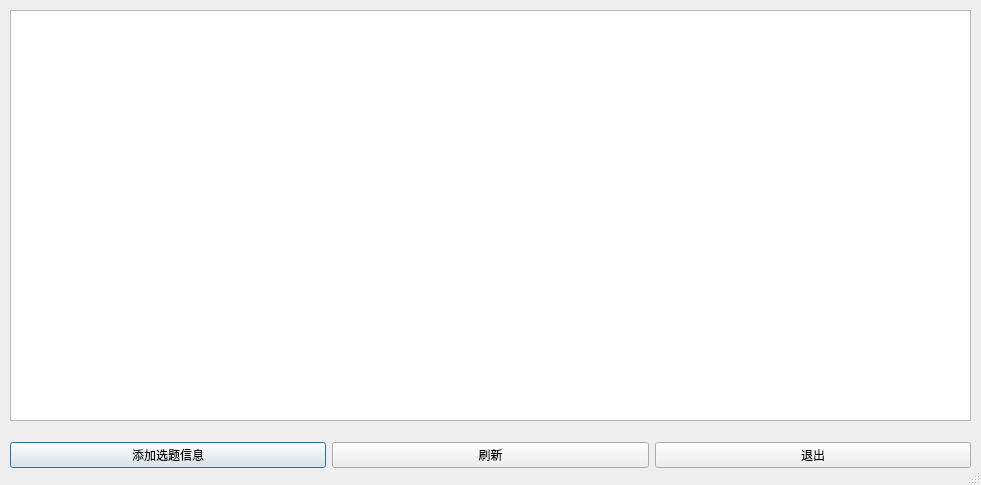
<?xml version="1.0" encoding="UTF-8"?>
<ui version="4.0">
 <class>Dialog</class>
 <widget class="QDialog" name="Dialog">
  <property name="geometry">
   <rect>
    <x>0</x>
    <y>0</y>
    <width>981</width>
    <height>485</height>
   </rect>
  </property>
  <property name="windowTitle">
   <string>选题信息</string>
  </property>
  <property name="sizeGripEnabled">
   <bool>true</bool>
  </property>
  <widget class="QTableView" name="tableView">
   <property name="geometry">
    <rect>
     <x>10</x>
     <y>10</y>
     <width>961</width>
     <height>411</height>
    </rect>
   </property>
  </widget>
  <widget class="QWidget" name="horizontalLayoutWidget">
   <property name="geometry">
    <rect>
     <x>10</x>
     <y>430</y>
     <width>961</width>
     <height>51</height>
    </rect>
   </property>
   <layout class="QHBoxLayout" name="horizontalLayout">
    <item>
     <widget class="QPushButton" name="pushButton">
      <property name="text">
       <string>添加选题信息</string>
      </property>
     </widget>
    </item>
    <item>
     <widget class="QPushButton" name="pushButton_2">
      <property name="text">
       <string>刷新</string>
      </property>
     </widget>
    </item>
    <item>
     <widget class="QPushButton" name="pushButton_3">
      <property name="text">
       <string>退出</string>
      </property>
     </widget>
    </item>
   </layout>
  </widget>
 </widget>
 <resources/>
 <connections>
  <connection>
   <sender>pushButton_3</sender>
   <signal>clicked()</signal>
   <receiver>Dialog</receiver>
   <slot>close()</slot>
   <hints>
    <hint type="sourcelabel">
     <x>848</x>
     <y>455</y>
    </hint>
    <hint type="destinationlabel">
     <x>814</x>
     <y>431</y>
    </hint>
   </hints>
  </connection>
 </connections>
</ui>
